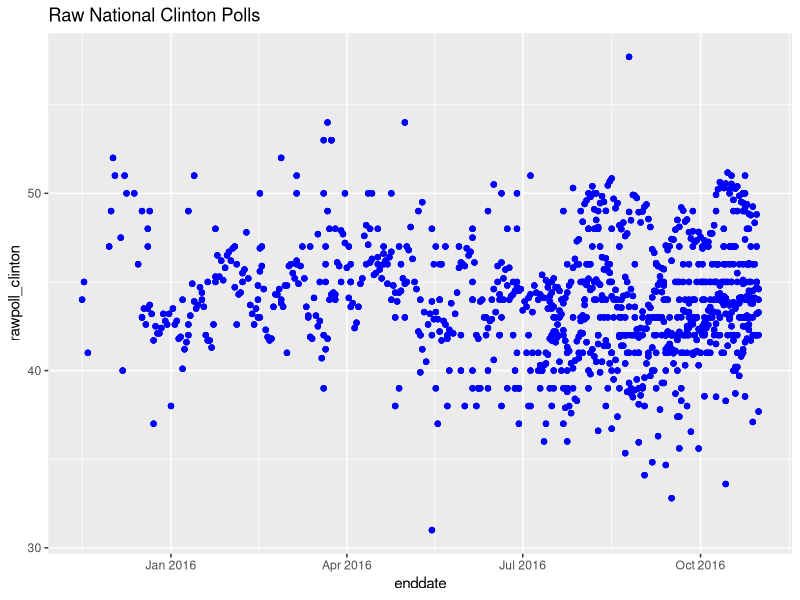
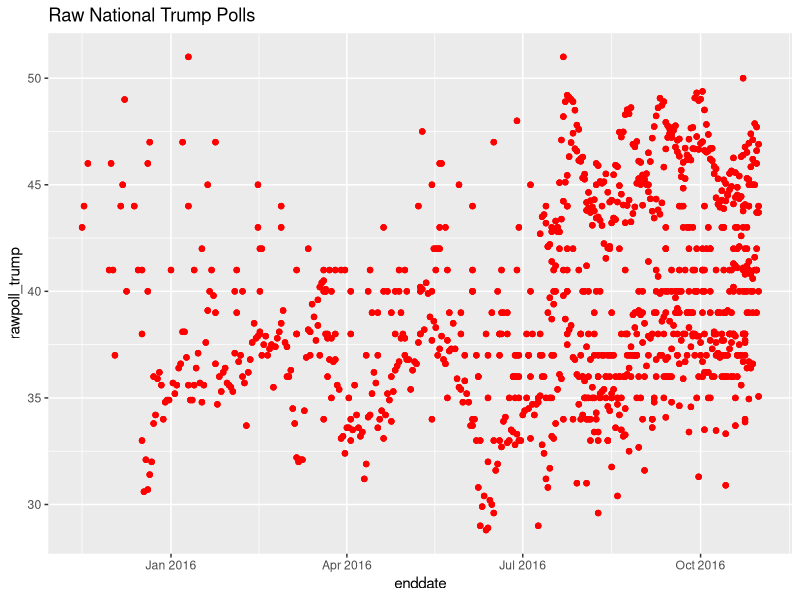
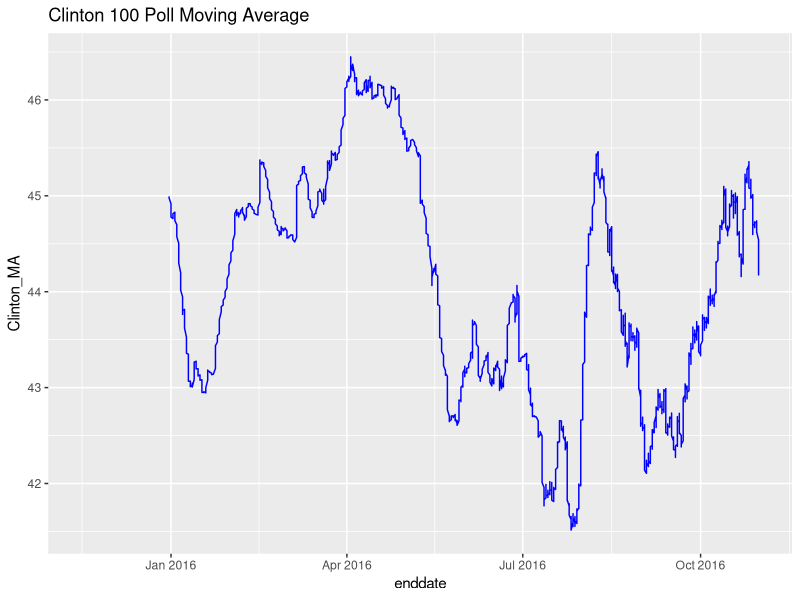
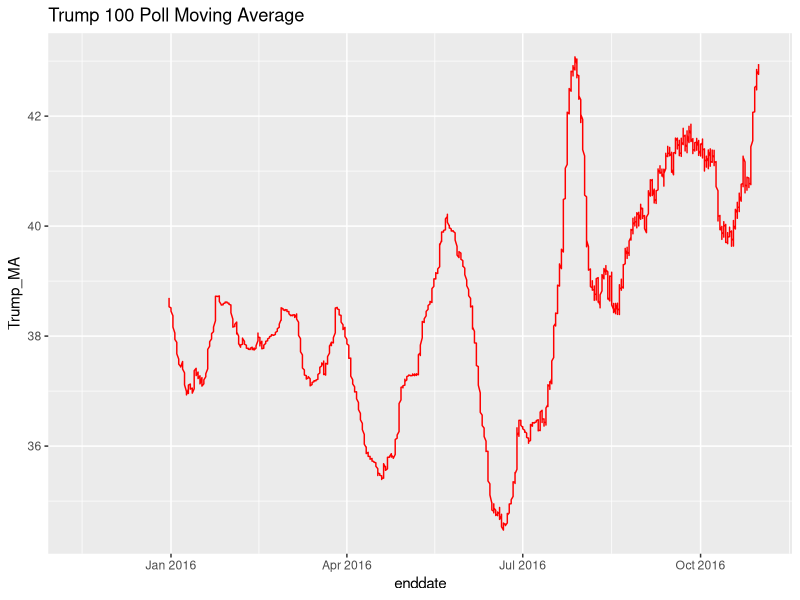
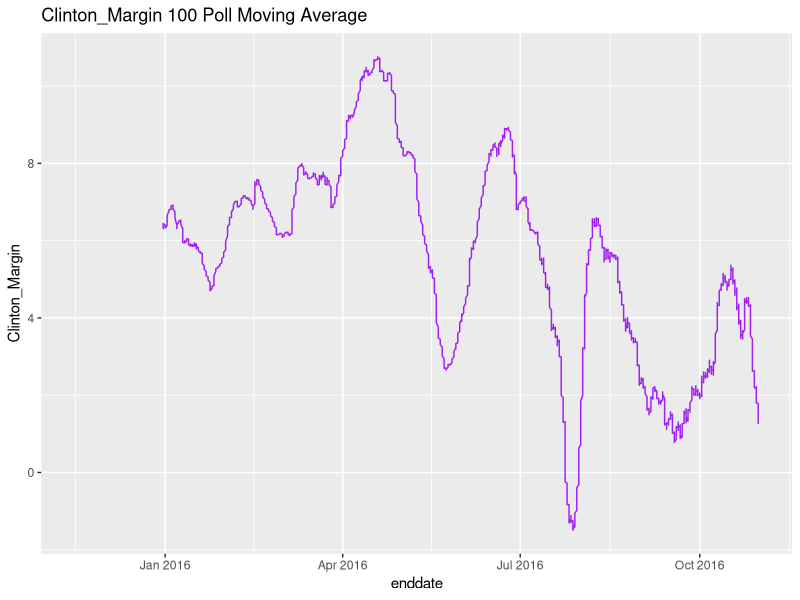
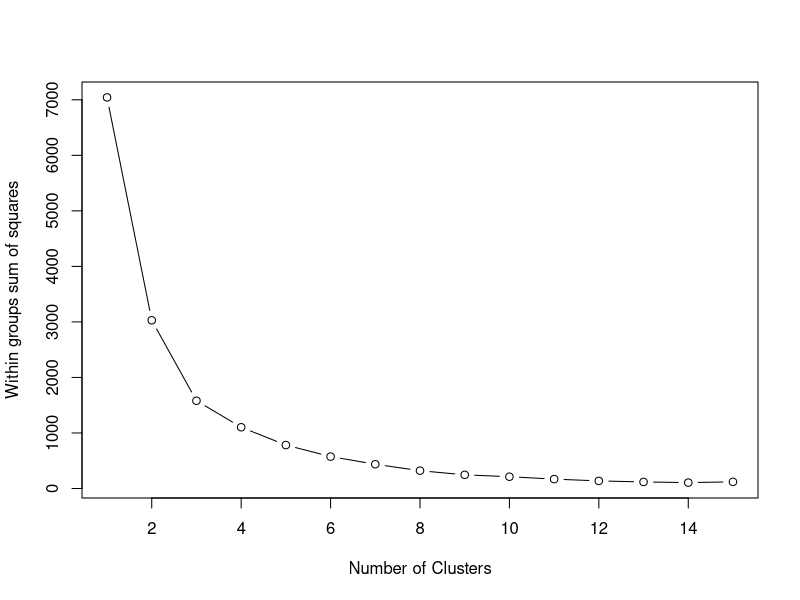

These charts were generated, in order, by the following R code:
## ---- chunk 1
knitr::opts_chunk$set(echo = TRUE)
## ---- chunk 2
library(readr)

Raw_Data <- read_csv("presidential_polls.csv")

str(Raw_Data)
## ---- chunk 3
library(dplyr)

Clean_Data <- Raw_Data %>% select(-c(cycle:forecastdate, rawpoll_johnson, rawpoll_mcmullin, adjpoll_johnson:timestamp))

str(Clean_Data)
## ---- chunk 4
install.packages("lubridate")
library(lubridate)

National_Polls <- Clean_Data %>% 
  select(state, enddate, rawpoll_clinton, rawpoll_trump) %>%
  filter(state == "U.S.") %>%
  mutate(enddate = mdy(enddate)) %>%
  arrange(enddate)

summary(National_Polls)
## ---- chunk 5
install.packages("ggplot2")
library("ggplot2")

rawpoll_Clinton_plot <- ggplot(data = National_Polls, aes(x=enddate, y=rawpoll_clinton)) +
  geom_point(color = "blue")

print(rawpoll_Clinton_plot + ggtitle("Raw National Clinton Polls"))
## ---- chunk 6
rawpoll_Trump_plot <- ggplot(data = National_Polls, aes(x=enddate, y=rawpoll_trump)) +
  geom_point(color = "red")

print(rawpoll_Trump_plot + ggtitle("Raw National Trump Polls"))
## ---- chunk 7
install.packages("zoo")
library(zoo)

National_Polls <- National_Polls %>%
  mutate(Clinton_MA = rollmean(rawpoll_clinton, 100, na.pad=TRUE, align="right"))

Clinton_MA_plot <- ggplot(data = National_Polls, aes(x=enddate, y=Clinton_MA)) +
  geom_line(color = "blue")

print(Clinton_MA_plot + ggtitle("Clinton 100 Poll Moving Average"))
## ---- chunk 8
National_Polls <- National_Polls %>%
  mutate(Trump_MA = rollmean(rawpoll_trump, 100, na.pad=TRUE, align="right"))

Trump_MA_plot <- ggplot(data = National_Polls, aes(x=enddate, y=Trump_MA)) +
  geom_line(color = "red")

print(Trump_MA_plot + ggtitle("Trump 100 Poll Moving Average"))
## ---- chunk 9
National_Polls <- National_Polls %>%
  mutate(Clinton_Margin = Clinton_MA - Trump_MA)

Clinton_Margin_plot <- ggplot(National_Polls, aes(x=enddate, y=Clinton_Margin)) +
  geom_line(color = "purple")

print(Clinton_Margin_plot + ggtitle("Clinton_Margin 100 Poll Moving Average"))
## ---- chunk 10
State_Polls_Swing <- Clean_Data %>%
  select(state, pollster, rawpoll_clinton, rawpoll_trump) %>%
  filter(state != "U.S.") %>%
  filter(state != "Maine CD-1") %>%
  filter(state != "Maine CD-2") %>%
  filter(state != "Nebraska CD-1") %>%
  filter(state != "Nebraska CD-2") %>%
  filter(state != "Nebraska CD-3") %>%
  mutate(Clinton_Margin = rawpoll_clinton - rawpoll_trump)
summary(State_Polls_Swing)
## ---- chunk 11
State_Polls_Scree <- State_Polls_Swing$Clinton_Margin

df <- scale(State_Polls_Scree)

wssplot <- function(data, nc=15, seed=1234){
	              wss <- (nrow(data)-1)*sum(apply(data,2,var))
               	      for (i in 2:nc){
		        set.seed(seed)
	                wss[i] <- sum(kmeans(data, centers=i)$withinss)}
	                
		      plot(1:nc, wss, type="b", xlab="Number of Clusters",
	                        ylab="Within groups sum of squares")
	   }

wssplot(df)
## ---- chunk 12
State_Polls_Swing$rawpoll_clinton = NULL
State_Polls_Swing$rawpoll_trump = NULL
State_Polls_Swing <- unique(State_Polls_Swing)

distances_Swing <- dist(State_Polls_Swing, method = "euclidean")
clusterStates_Swing <- hclust(distances_Swing, method = "ward")
clusterGroups_Swing <- cutree(clusterStates_Swing, k = 3)
## ---- chunk 13
clusterGroups_Swing[State_Polls_Swing$state == "Alabama"]
## ---- chunk 14
mean(clusterGroups_Swing[State_Polls_Swing$state == "Alabama"])
## ---- chunk 15
round(mean(clusterGroups_Swing[State_Polls_Swing$state == "Alabama"]))
## ---- chunk 16
# Alabama
Alabama_Cluster_Swing <- round(mean(clusterGroups_Swing[State_Polls_Swing$state == "Alabama"]))
Alabama_Cluster_Swing

# Alaska
Alaska_Cluster_Swing <- round(mean(clusterGroups_Swing[State_Polls_Swing$state == "Alaska"]))
Alaska_Cluster_Swing

# Arizona
Arizona_Cluster_Swing <- round(mean(clusterGroups_Swing[State_Polls_Swing$state == "Arizona"]))
Arizona_Cluster_Swing

# Arkansas
Arkansas_Cluster_Swing <- round(mean(clusterGroups_Swing[State_Polls_Swing$state == "Arkansas"]))
Arkansas_Cluster_Swing

# California
California_Cluster_Swing <- round(mean(clusterGroups_Swing[State_Polls_Swing$state == "California"]))
California_Cluster_Swing

# Colorado
Colorado_Cluster_Swing <- round(mean(clusterGroups_Swing[State_Polls_Swing$state == "Colorado"]))
Colorado_Cluster_Swing

# Connecticut
Connecticut_Cluster_Swing <- round(mean(clusterGroups_Swing[State_Polls_Swing$state == "Connecticut"]))
Connecticut_Cluster_Swing

# District of Columbia
District_of_Columbia_Cluster_Swing <- round(mean(clusterGroups_Swing[State_Polls_Swing$state == "District of Columbia"]))
District_of_Columbia_Cluster_Swing

# Delaware
Delaware_Cluster_Swing <- round(mean(clusterGroups_Swing[State_Polls_Swing$state == "Delaware"]))
Delaware_Cluster_Swing

# Florida
Florida_Cluster_Swing <- round(mean(clusterGroups_Swing[State_Polls_Swing$state == "Florida"]))
Florida_Cluster_Swing

# Georgia
Georgia_Cluster_Swing <- round(mean(clusterGroups_Swing[State_Polls_Swing$state == "Georgia"]))
Georgia_Cluster_Swing

# Hawaii
Hawaii_Cluster_Swing <- round(mean(clusterGroups_Swing[State_Polls_Swing$state == "Hawaii"]))
Hawaii_Cluster_Swing

# Idaho
Idaho_Cluster_Swing <- round(mean(clusterGroups_Swing[State_Polls_Swing$state == "Idaho"]))
Idaho_Cluster_Swing

# Illinois
Illinois_Cluster_Swing <- round(mean(clusterGroups_Swing[State_Polls_Swing$state == "Illinois"]))
Illinois_Cluster_Swing

# Indiana
Indiana_Cluster_Swing <- round(mean(clusterGroups_Swing[State_Polls_Swing$state == "Indiana"]))
Indiana_Cluster_Swing

# Iowa
Iowa_Cluster_Swing <- round(mean(clusterGroups_Swing[State_Polls_Swing$state == "Iowa"]))
Iowa_Cluster_Swing

# Kansas
Kansas_Cluster_Swing <- round(mean(clusterGroups_Swing[State_Polls_Swing$state == "Kansas"]))
Kansas_Cluster_Swing

# Kentucky
Kentucky_Cluster_Swing <- round(mean(clusterGroups_Swing[State_Polls_Swing$state == "Kentucky"]))
Kentucky_Cluster_Swing

# Louisiana
Louisiana_Cluster_Swing <- round(mean(clusterGroups_Swing[State_Polls_Swing$state == "Louisiana"]))
Louisiana_Cluster_Swing

# Maine
Maine_Cluster_Swing <- round(mean(clusterGroups_Swing[State_Polls_Swing$state == "Maine"]))
Maine_Cluster_Swing

# Maryland
Maryland_Cluster_Swing <- round(mean(clusterGroups_Swing[State_Polls_Swing$state == "Maryland"]))
Maryland_Cluster_Swing

# Massachusetts
Massachusetts_Cluster_Swing <- round(mean(clusterGroups_Swing[State_Polls_Swing$state == "Massachusetts"]))
Massachusetts_Cluster_Swing

# Michigan
Michigan_Cluster_Swing <- round(mean(clusterGroups_Swing[State_Polls_Swing$state == "Michigan"]))
Michigan_Cluster_Swing

# Minnesota
Minnesota_Cluster_Swing <- round(mean(clusterGroups_Swing[State_Polls_Swing$state == "Minnesota"]))
Minnesota_Cluster_Swing

# Mississippi
Mississippi_Cluster_Swing <- round(mean(clusterGroups_Swing[State_Polls_Swing$state == "Mississippi"]))
Mississippi_Cluster_Swing

# Missouri
Missouri_Cluster_Swing <- round(mean(clusterGroups_Swing[State_Polls_Swing$state == "Missouri"]))
Missouri_Cluster_Swing

# Montana
Montana_Cluster_Swing <- round(mean(clusterGroups_Swing[State_Polls_Swing$state == "Montana"]))
Montana_Cluster_Swing

# Nebraska
Nebraska_Cluster_Swing <- round(mean(clusterGroups_Swing[State_Polls_Swing$state == "Nebraska"]))
Nebraska_Cluster_Swing

# Nevada
Nevada_Cluster_Swing <- round(mean(clusterGroups_Swing[State_Polls_Swing$state == "Nevada"]))
Nevada_Cluster_Swing

# New Hampshire
New_Hampshire_Cluster_Swing <- round(mean(clusterGroups_Swing[State_Polls_Swing$state == "New Hampshire"]))
New_Hampshire_Cluster_Swing

# New Jersey
New_Jersey_Cluster_Swing <- round(mean(clusterGroups_Swing[State_Polls_Swing$state == "New Jersey"]))
New_Jersey_Cluster_Swing

# New Mexico
New_Mexico_Cluster_Swing <- round(mean(clusterGroups_Swing[State_Polls_Swing$state == "New Mexico"]))
New_Mexico_Cluster_Swing

# New York
New_York_Cluster_Swing <- round(mean(clusterGroups_Swing[State_Polls_Swing$state == "New York"]))
New_York_Cluster_Swing

# North Carolina
North_Carolina_Cluster_Swing <- round(mean(clusterGroups_Swing[State_Polls_Swing$state == "North Carolina"]))
North_Carolina_Cluster_Swing

# North Dakota
North_Dakota_Cluster_Swing <- round(mean(clusterGroups_Swing[State_Polls_Swing$state == "North Dakota"]))
North_Dakota_Cluster_Swing

# Ohio
Ohio_Cluster_Swing <- round(mean(clusterGroups_Swing[State_Polls_Swing$state == "Ohio"]))
Ohio_Cluster_Swing

# Oklahoma
Oklahoma_Cluster_Swing <- round(mean(clusterGroups_Swing[State_Polls_Swing$state == "Oklahoma"]))
Oklahoma_Cluster_Swing

# Oregon
Oregon_Cluster_Swing <- round(mean(clusterGroups_Swing[State_Polls_Swing$state == "Oregon"]))
Oregon_Cluster_Swing

# Pennsylvania
Pennsylvania_Cluster_Swing <- round(mean(clusterGroups_Swing[State_Polls_Swing$state == "Pennsylvania"]))
Pennsylvania_Cluster_Swing

# Rhode Island
Rhode_Island_Cluster_Swing <- round(mean(clusterGroups_Swing[State_Polls_Swing$state == "Rhode Island"]))
Rhode_Island_Cluster_Swing

# South Carolina
South_Carolina_Cluster_Swing <- round(mean(clusterGroups_Swing[State_Polls_Swing$state == "South Carolina"]))
South_Carolina_Cluster_Swing

# South Dakota
South_Dakota_Cluster_Swing <- round(mean(clusterGroups_Swing[State_Polls_Swing$state == "South Dakota"]))
South_Dakota_Cluster_Swing

# Tennessee
Tennessee_Cluster_Swing <- round(mean(clusterGroups_Swing[State_Polls_Swing$state == "Tennessee"]))
Tennessee_Cluster_Swing

# Texas
Texas_Cluster_Swing <- round(mean(clusterGroups_Swing[State_Polls_Swing$state == "Texas"]))
Texas_Cluster_Swing

# Utah
Utah_Cluster_Swing <- round(mean(clusterGroups_Swing[State_Polls_Swing$state == "Utah"]))
Utah_Cluster_Swing

# Vermont
Vermont_Cluster_Swing <- round(mean(clusterGroups_Swing[State_Polls_Swing$state == "Vermont"]))
Vermont_Cluster_Swing

# Virginia
Virginia_Cluster_Swing <- round(mean(clusterGroups_Swing[State_Polls_Swing$state == "Virginia"]))
Virginia_Cluster_Swing

# Washington
Washington_Cluster_Swing <- round(mean(clusterGroups_Swing[State_Polls_Swing$state == "Washington"]))
Washington_Cluster_Swing

# West Virginia
West_Virginia_Cluster_Swing <- round(mean(clusterGroups_Swing[State_Polls_Swing$state == "West Virginia"]))
West_Virginia_Cluster_Swing

# Wisconsin
Wisconsin_Cluster_Swing <- round(mean(clusterGroups_Swing[State_Polls_Swing$state == "Wisconsin"]))
Wisconsin_Cluster_Swing

# Wyoming
Wyoming_Cluster_Swing <- round(mean(clusterGroups_Swing[State_Polls_Swing$state == "Wyoming"]))
Wyoming_Cluster_Swing
## ---- chunk 17
# Alaska
mean(clusterGroups_Swing[State_Polls_Swing$state == "Alaska"])
Alaska_Data <- Clean_Data %>%
  filter(state == "Alaska")

# Arizona
mean(clusterGroups_Swing[State_Polls_Swing$state == "Arizona"])
Arizona_Data <- Clean_Data %>%
  filter(state == "Arizona")

# Florida
mean(clusterGroups_Swing[State_Polls_Swing$state == "Florida"])
Florida_Data <- Clean_Data %>%
  filter(state == "Florida")

# Georgia
mean(clusterGroups_Swing[State_Polls_Swing$state == "Georgia"])
Georgia_Data <- Clean_Data %>%
  filter(state == "Georgia")

# Indiana
mean(clusterGroups_Swing[State_Polls_Swing$state == "Indiana"])
Indiana_Data <- Clean_Data %>%
  filter(state == "Indiana")

# Iowa
mean(clusterGroups_Swing[State_Polls_Swing$state == "Iowa"])
Iowa_Data <- Clean_Data %>%
  filter(state == "Iowa")

# Kansas
mean(clusterGroups_Swing[State_Polls_Swing$state == "Kansas"])
Kansas_Data <- Clean_Data %>%
  filter(state == "Kansas")

# Missouri
mean(clusterGroups_Swing[State_Polls_Swing$state == "Missouri"])
Missouri_Data <- Clean_Data %>%
  filter(state == "Missouri")

# Nevada
mean(clusterGroups_Swing[State_Polls_Swing$state == "Nevada"])
Nevada_Data <- Clean_Data %>%
  filter(state == "Nevada")

# North Carolina
mean(clusterGroups_Swing[State_Polls_Swing$state == "North Carolina"])
North_Carolina_Data <- Clean_Data %>%
  filter(state == "North Carolina")

# Ohio
mean(clusterGroups_Swing[State_Polls_Swing$state == "Ohio"])
Ohio_Data <- Clean_Data %>%
  filter(state == "Ohio")

# South Carolina
mean(clusterGroups_Swing[State_Polls_Swing$state == "South Carolina"])
South_Carolina_Data <- Clean_Data %>%
  filter(state == "South Carolina")

# Texas
mean(clusterGroups_Swing[State_Polls_Swing$state == "Texas"])
Texas_Data <- Clean_Data %>%
  filter(state == "Texas")

# Utah
mean(clusterGroups_Swing[State_Polls_Swing$state == "Utah"])
Utah_Data <- Clean_Data %>%
  filter(state == "Utah")
## ---- chunk 18
State_Polls_Final <- State_Polls_Swing

distances_Final <- dist(State_Polls_Final, method = "euclidean")
clusterStates_Final <- hclust(distances_Final, method = "ward")

clusterGroups_Final <- cutree(clusterStates_Final, k = 2)
## ---- chunk 19
# Alabama
Alabama_Cluster_Final <- round(mean(clusterGroups_Final[State_Polls_Final$state == "Alabama"]))
Alabama_Cluster_Final

# Alaska
Alaska_Cluster_Final <- round(mean(clusterGroups_Final[State_Polls_Final$state == "Alaska"]))
Alaska_Cluster_Final

# Arizona
Arizona_Cluster_Final <- round(mean(clusterGroups_Final[State_Polls_Final$state == "Arizona"]))
Arizona_Cluster_Final

# Arkansas
Arkansas_Cluster_Final <- round(mean(clusterGroups_Final[State_Polls_Final$state == "Arkansas"]))
Arkansas_Cluster_Final

# California
California_Cluster_Final <- round(mean(clusterGroups_Final[State_Polls_Final$state == "California"]))
California_Cluster_Final

# Colorado
Colorado_Cluster_Final <- round(mean(clusterGroups_Final[State_Polls_Final$state == "Colorado"]))
Colorado_Cluster_Final

# Connecticut
Connecticut_Cluster_Final <- round(mean(clusterGroups_Final[State_Polls_Final$state == "Connecticut"]))
Connecticut_Cluster_Final

# District of Columbia
District_of_Columbia_Cluster_Final <- round(mean(clusterGroups_Final[State_Polls_Final$state == "District of Columbia"]))
District_of_Columbia_Cluster_Final

# Delaware
Delaware_Cluster_Final <- round(mean(clusterGroups_Final[State_Polls_Final$state == "Delaware"]))
Delaware_Cluster_Final

# Florida
Florida_Cluster_Final <- round(mean(clusterGroups_Final[State_Polls_Final$state == "Florida"]))
Florida_Cluster_Final

# Georgia
Georgia_Cluster_Final <- round(mean(clusterGroups_Final[State_Polls_Final$state == "Georgia"]))
Georgia_Cluster_Final

# Hawaii
Hawaii_Cluster_Final <- round(mean(clusterGroups_Final[State_Polls_Final$state == "Hawaii"]))
Hawaii_Cluster_Final

# Idaho
Idaho_Cluster_Final <- round(mean(clusterGroups_Final[State_Polls_Final$state == "Idaho"]))
Idaho_Cluster_Final

# Illinois
Illinois_Cluster_Final <- round(mean(clusterGroups_Final[State_Polls_Final$state == "Illinois"]))
Illinois_Cluster_Final

# Indiana
Indiana_Cluster_Final <- round(mean(clusterGroups_Final[State_Polls_Final$state == "Indiana"]))
Indiana_Cluster_Final

# Iowa
Iowa_Cluster_Final <- round(mean(clusterGroups_Final[State_Polls_Final$state == "Iowa"]))
Iowa_Cluster_Final

# Kansas
Kansas_Cluster_Final <- round(mean(clusterGroups_Final[State_Polls_Final$state == "Kansas"]))
Kansas_Cluster_Final

# Kentucky
Kentucky_Cluster_Final <- round(mean(clusterGroups_Final[State_Polls_Final$state == "Kentucky"]))
Kentucky_Cluster_Final

# Louisiana
Louisiana_Cluster_Final <- round(mean(clusterGroups_Final[State_Polls_Final$state == "Louisiana"]))
Louisiana_Cluster_Final

# Maine
Maine_Cluster_Final <- round(mean(clusterGroups_Final[State_Polls_Final$state == "Maine"]))
Maine_Cluster_Final

# Maryland
Maryland_Cluster_Final <- round(mean(clusterGroups_Final[State_Polls_Final$state == "Maryland"]))
Maryland_Cluster_Final

# Massachusetts
Massachusetts_Cluster_Final <- round(mean(clusterGroups_Final[State_Polls_Final$state == "Massachusetts"]))
Massachusetts_Cluster_Final

# Michigan
Michigan_Cluster_Final <- round(mean(clusterGroups_Final[State_Polls_Final$state == "Michigan"]))
Michigan_Cluster_Final

# Minnesota
Minnesota_Cluster_Final <- round(mean(clusterGroups_Final[State_Polls_Final$state == "Minnesota"]))
Minnesota_Cluster_Final

# Mississippi
Mississippi_Cluster_Final <- round(mean(clusterGroups_Final[State_Polls_Final$state == "Mississippi"]))
Mississippi_Cluster_Final

# Missouri
Missouri_Cluster_Final <- round(mean(clusterGroups_Final[State_Polls_Final$state == "Missouri"]))
Missouri_Cluster_Final

# Montana
Montana_Cluster_Final <- round(mean(clusterGroups_Final[State_Polls_Final$state == "Montana"]))
Montana_Cluster_Final

# Nebraska
Nebraska_Cluster_Final <- round(mean(clusterGroups_Final[State_Polls_Final$state == "Nebraska"]))
Nebraska_Cluster_Final

# Nevada
Nevada_Cluster_Final <- round(mean(clusterGroups_Final[State_Polls_Final$state == "Nevada"]))
Nevada_Cluster_Final

# New Hampshire
New_Hampshire_Cluster_Final <- round(mean(clusterGroups_Final[State_Polls_Final$state == "New Hampshire"]))
New_Hampshire_Cluster_Final

# New Jersey
New_Jersey_Cluster_Final <- round(mean(clusterGroups_Final[State_Polls_Final$state == "New Jersey"]))
New_Jersey_Cluster_Final

# New Mexico
New_Mexico_Cluster_Final <- round(mean(clusterGroups_Final[State_Polls_Final$state == "New Mexico"]))
New_Mexico_Cluster_Final

# New York
New_York_Cluster_Final <- round(mean(clusterGroups_Final[State_Polls_Final$state == "New York"]))
New_York_Cluster_Final

# North Carolina
North_Carolina_Cluster_Final <- round(mean(clusterGroups_Final[State_Polls_Final$state == "North Carolina"]))
North_Carolina_Cluster_Final

# North Dakota
North_Dakota_Cluster_Final <- round(mean(clusterGroups_Final[State_Polls_Final$state == "North Dakota"]))
North_Dakota_Cluster_Final

# Ohio
Ohio_Cluster_Final <- round(mean(clusterGroups_Final[State_Polls_Final$state == "Ohio"]))
Ohio_Cluster_Final

# Oklahoma
Oklahoma_Cluster_Final <- round(mean(clusterGroups_Final[State_Polls_Final$state == "Oklahoma"]))
Oklahoma_Cluster_Final

# Oregon
Oregon_Cluster_Final <- round(mean(clusterGroups_Final[State_Polls_Final$state == "Oregon"]))
Oregon_Cluster_Final

# Pennsylvania
Pennsylvania_Cluster_Final <- round(mean(clusterGroups_Final[State_Polls_Final$state == "Pennsylvania"]))
Pennsylvania_Cluster_Final

# Rhode Island
Rhode_Island_Cluster_Final <- round(mean(clusterGroups_Final[State_Polls_Final$state == "Rhode Island"]))
Rhode_Island_Cluster_Final

# South Carolina
South_Carolina_Cluster_Final <- round(mean(clusterGroups_Final[State_Polls_Final$state == "South Carolina"]))
South_Carolina_Cluster_Final

# South Dakota
South_Dakota_Cluster_Final <- round(mean(clusterGroups_Final[State_Polls_Final$state == "South Dakota"]))
South_Dakota_Cluster_Final

# Tennessee
Tennessee_Cluster_Final <- round(mean(clusterGroups_Final[State_Polls_Final$state == "Tennessee"]))
Tennessee_Cluster_Final

# Texas
Texas_Cluster_Final <- round(mean(clusterGroups_Final[State_Polls_Final$state == "Texas"]))
Texas_Cluster_Final

# Utah
Utah_Cluster_Final <- round(mean(clusterGroups_Final[State_Polls_Final$state == "Utah"]))
Utah_Cluster_Final

# Vermont
Vermont_Cluster_Final <- round(mean(clusterGroups_Final[State_Polls_Final$state == "Vermont"]))
Vermont_Cluster_Final

# Virginia
Virginia_Cluster_Final <- round(mean(clusterGroups_Final[State_Polls_Final$state == "Virginia"]))
Virginia_Cluster_Final

# Washington
Washington_Cluster_Final <- round(mean(clusterGroups_Final[State_Polls_Final$state == "Washington"]))
Washington_Cluster_Final

# West Virginia
West_Virginia_Cluster_Final <- round(mean(clusterGroups_Final[State_Polls_Final$state == "West Virginia"]))
West_Virginia_Cluster_Final

# Wisconsin
Wisconsin_Cluster_Final <- round(mean(clusterGroups_Final[State_Polls_Final$state == "Wisconsin"]))
Wisconsin_Cluster_Final

# Wyoming
Wyoming_Cluster_Final <- round(mean(clusterGroups_Final[State_Polls_Final$state == "Wyoming"]))
Wyoming_Cluster_Final
## ---- chunk 20
# California
California_Cluster_Risk <- mean(clusterGroups_Final[State_Polls_Final$state == "California"])
California_Cluster_Risk

# Colorado
Colorado_Cluster_Risk <- mean(clusterGroups_Final[State_Polls_Final$state == "Colorado"])
Colorado_Cluster_Risk

# Connecticut
Connecticut_Cluster_Risk <- mean(clusterGroups_Final[State_Polls_Final$state == "Connecticut"])
Connecticut_Cluster_Risk

# Delaware
Delaware_Cluster_Risk <- mean(clusterGroups_Final[State_Polls_Final$state == "Delaware"])
Delaware_Cluster_Risk

# District_of_Columbia
District_of_Columbia_Cluster_Risk <- mean(clusterGroups_Final[State_Polls_Final$state == "District of Columbia"])
District_of_Columbia_Cluster_Risk

# Hawaii
Hawaii_Cluster_Risk <- mean(clusterGroups_Final[State_Polls_Final$state == "Hawaii"])
Hawaii_Cluster_Risk

# Illinois
Illinois_Cluster_Risk <- mean(clusterGroups_Final[State_Polls_Final$state == "Illinois"])
Illinois_Cluster_Risk

# Maine
Maine_Cluster_Risk <- mean(clusterGroups_Final[State_Polls_Final$state == "Maine"])
Maine_Cluster_Risk

# Maryland
Maryland_Cluster_Risk <- mean(clusterGroups_Final[State_Polls_Final$state == "Maryland"])
Maryland_Cluster_Risk

# Massachusetts
Massachusetts_Cluster_Risk <- mean(clusterGroups_Final[State_Polls_Final$state == "Massachusetts"])
Massachusetts_Cluster_Risk

# Michigan
Michigan_Cluster_Risk <- mean(clusterGroups_Final[State_Polls_Final$state == "Michigan"])
Michigan_Cluster_Risk

# Minnesota
Minnesota_Cluster_Risk <- mean(clusterGroups_Final[State_Polls_Final$state == "Minnesota"])
Minnesota_Cluster_Risk

# New Hampshire
New_Hampshire_Cluster_Risk <- mean(clusterGroups_Final[State_Polls_Final$state == "New Hampshire"])
New_Hampshire_Cluster_Risk

# New Jersey
New_Jersey_Cluster_Risk <- mean(clusterGroups_Final[State_Polls_Final$state == "New Jersey"])
New_Jersey_Cluster_Risk

# New Mexico
New_Mexico_Cluster_Risk <- mean(clusterGroups_Final[State_Polls_Final$state == "New Mexico"])
New_Mexico_Cluster_Risk

# New York
New_York_Cluster_Risk <- mean(clusterGroups_Final[State_Polls_Final$state == "New York"])
New_York_Cluster_Risk

# Oregon
Oregon_Cluster_Risk <- mean(clusterGroups_Final[State_Polls_Final$state == "Oregon"])
Oregon_Cluster_Risk

# Pennsylvania
Pennsylvania_Cluster_Risk <- mean(clusterGroups_Final[State_Polls_Final$state == "Pennsylvania"])
Pennsylvania_Cluster_Risk

# Rhode Island
Rhode_Island_Cluster_Risk <- mean(clusterGroups_Final[State_Polls_Final$state == "Rhode Island"])
Rhode_Island_Cluster_Risk

# Vermont
Vermont_Cluster_Risk <- mean(clusterGroups_Final[State_Polls_Final$state == "Vermont"])
Vermont_Cluster_Risk

# Virginia
Virginia_Cluster_Risk <- mean(clusterGroups_Final[State_Polls_Final$state == "Virginia"])
Virginia_Cluster_Risk

# Washington
Washington_Cluster_Risk <- mean(clusterGroups_Final[State_Polls_Final$state == "Washington"])
Washington_Cluster_Risk

# Wisconsin
Wisconsin_Cluster_Risk <- mean(clusterGroups_Final[State_Polls_Final$state == "Wisconsin"])
Wisconsin_Cluster_Risk
